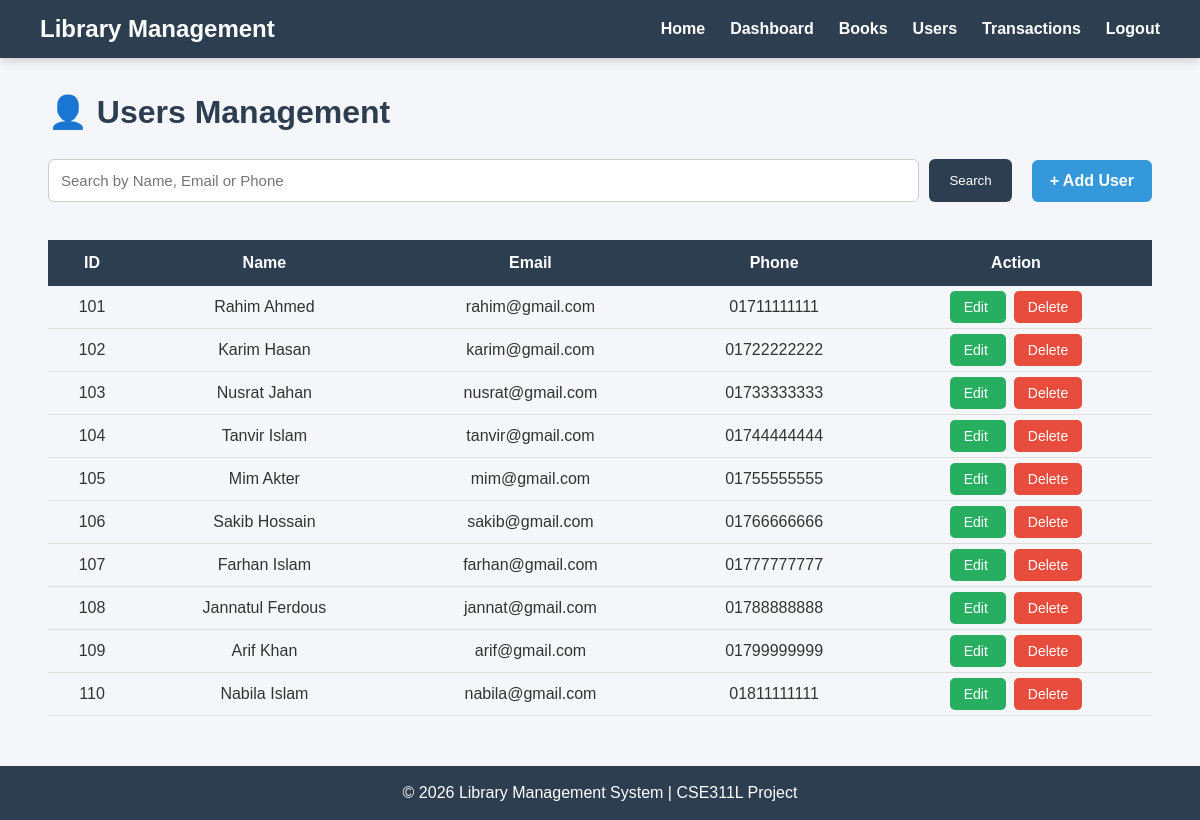
Screenshot of /library_management/admin/users.php (signed in) with the database file from the repository.
### tables this page shows
CREATE TABLE `users` (
  `user_id` int(11) NOT NULL,
  `name` varchar(100) NOT NULL,
  `email` varchar(100) NOT NULL,
  `password` varchar(100) NOT NULL,
  `phone` varchar(15) DEFAULT NULL
);

### library_management/admin/users.php (the view, shortened to what this page needs)
<?php
include '../includes/db.php';
include '../includes/header.php';
include '../includes/navbar.php';
$search = "";
if(isset($_GET['search']))
{
    $search = mysqli_real_escape_string($conn,$_GET['search']);
    $sql = "
    SELECT *
    FROM users
    WHERE
    name LIKE '%$search%'
    OR
    email LIKE '%$search%'
    OR
    phone LIKE '%$search%'
    ORDER BY user_id ASC
    ";
}
else
{
    $sql="SELECT * FROM users ORDER BY user_id ASC";
}
$result=mysqli_query($conn,$sql);
?>
<div class="container">
<h1 class="page-title">
👤 Users Management
</h1>
<br>
<div class="top-bar">
<form method="GET">
<input
type="text"
name="search"
placeholder="Search by Name, Email or Phone"
value="<?php echo htmlspecialchars($search); ?>">
<button type="submit">
Search
</button>
</form>
<a
href="add_user.php"
class="add-btn">
+ Add User
</a>
</div>
<br>
<table>
<tr>
<th>ID</th>
<th>Name</th>
<th>Email</th>
<th>Phone</th>
<th>Action</th>
</tr>
<?php
if(mysqli_num_rows($result)>0)
{
while($row=mysqli_fetch_assoc($result))
{
?>
<tr>
<td>
<?php echo $row['user_id']; ?>
</td>
<td>
<?php echo htmlspecialchars($row['name']); ?>
</td>
<td>
<?php echo htmlspecialchars($row['email']); ?>
</td>
<td>
<?php echo htmlspecialchars($row['phone']); ?>
</td>
<td>
<a
class="edit-btn"
href="edit_user.php?id=<?php echo $row['user_id']; ?>">
Edit
</a>
<a
class="delete-btn"
href="delete_user.php?id=<?php echo $row['user_id']; ?>"
onclick="return confirm('Delete this user?');">
Delete
</a>
</td>
</tr>
<?php
}
}
?>
</table>
</div>
<?php
include '../includes/footer.php';
?>

### library_management/css/style.css (style rules this page uses)
* { margin:0; padding:0; box-sizing:border-box; font-family:Arial, Helvetica, sans-serif; }
body { background:#f4f6f9; color:#333; }
.container { width:92%; margin:35px auto; }
.page-title { color:#2c3e50; margin-bottom:10px; }
table { width:100%; border-collapse:collapse; }
table th { background:#2c3e50; color:white; padding:14px; }
table td { padding:12px; text-align:center; border-bottom:1px solid #ddd; }
button { background:#2c3e50; color:white; border:none; padding:12px 20px; border-radius:6px; cursor:pointer; transition:.3s; }
input[type=text], input[type=password], input[type=email], input[type=number], input[type=date], select { width:100%; padding:12px; border:1px solid #ccc; border-radius:6px; margin-top:5px; margin-bottom:18px; font-size:15px; }
.top-bar { display:flex; justify-content:space-between; align-items:center; margin-bottom:20px; gap:20px; flex-wrap:wrap; }
.top-bar form { display:flex; gap:10px; flex:1; }
.top-bar input { flex:1; margin:0; }
.add-btn { background:#3498db; color:white; padding:12px 18px; text-decoration:none; border-radius:6px; font-weight:bold; transition:.3s; }
.edit-btn { background:#27ae60; color:white; padding:8px 14px; border-radius:5px; text-decoration:none; margin-right:8px; font-size:14px; }
.delete-btn { background:#e74c3c; color:white; padding:8px 14px; border-radius:5px; text-decoration:none; font-size:14px; }

### rows the page displays
users: user_id "101", name "Rahim Ahmed", email "rahim@gmail.com", phone "01711111111"
users: user_id "102", name "Karim Hasan", email "karim@gmail.com", phone "01722222222"
users: user_id "103", name "Nusrat Jahan", email "nusrat@gmail.com", phone "01733333333"
users: user_id "104", name "Tanvir Islam", email "tanvir@gmail.com", phone "01744444444"
users: user_id "105", name "Mim Akter", email "mim@gmail.com", phone "01755555555"
users: user_id "106", name "Sakib Hossain", email "sakib@gmail.com", phone "01766666666"
users: user_id "107", name "Farhan Islam", email "farhan@gmail.com", phone "01777777777"
users: user_id "108", name "Jannatul Ferdous", email "jannat@gmail.com", phone "01788888888"
users: user_id "109", name "Arif Khan", email "arif@gmail.com", phone "01799999999"
users: user_id "110", name "Nabila Islam", email "nabila@gmail.com", phone "01811111111"
